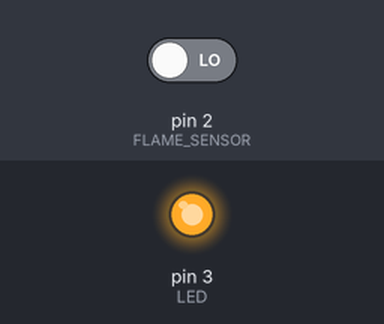
Simulated run of this sketch. Board: Arduino Uno, built with avr-gcc and run on an emulated ATmega328P. On the bench: output pins drawn as LEDs (lit = HIGH). Inputs (shaded band) come from the test bench; at power-on: pin 2 (FLAME_SENSOR) LOW.

Above: at 1.2 s.
1.3 s: pin 2 (FLAME_SENSOR) driven HIGH
At 2.1 s:
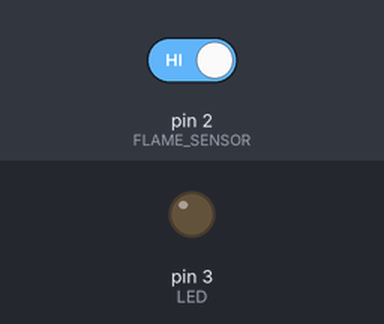
2.8 s: pin 2 (FLAME_SENSOR) driven LOW
At 3.2 s:
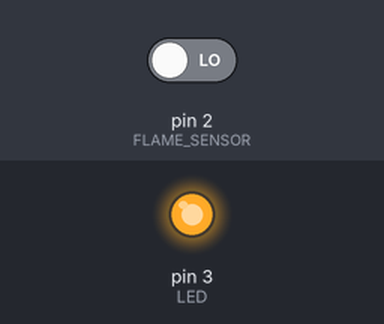
Timing chart, 0 to 5.8 s (numbered marks = the images above; inputs shaded):
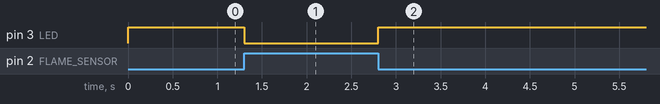

The sketch:

Lesson_26_Flame_Sensor.ino
```cpp
    /******************************************************************************/

#define FLAME_SENSOR 2 //connect SENSOR to digital pin2
#define LED 3 //connect Grove - LED to pin3

void setup()
{
    pinsInit();
}
void loop()
{
    if(isFlameDetected())
    turnOnLED();
    else turnOffLED();
}
    /********************************/
void pinsInit()
{
    pinMode(FLAME_SENSOR, INPUT);
    pinMode(LED,OUTPUT);
    digitalWrite(LED,LOW);
}
void turnOnLED()
{
    digitalWrite(LED,HIGH);
}
void turnOffLED()
{
    digitalWrite(LED,LOW);
}
boolean isFlameDetected()
{
    if(digitalRead(FLAME_SENSOR))
    return false;
    else return true;
}
```

Measured:
- after the input at 1.3 s, pin 3 (LED): HIGH → LOW at once
- after the input at 2.8 s, pin 3 (LED): LOW → HIGH at once
